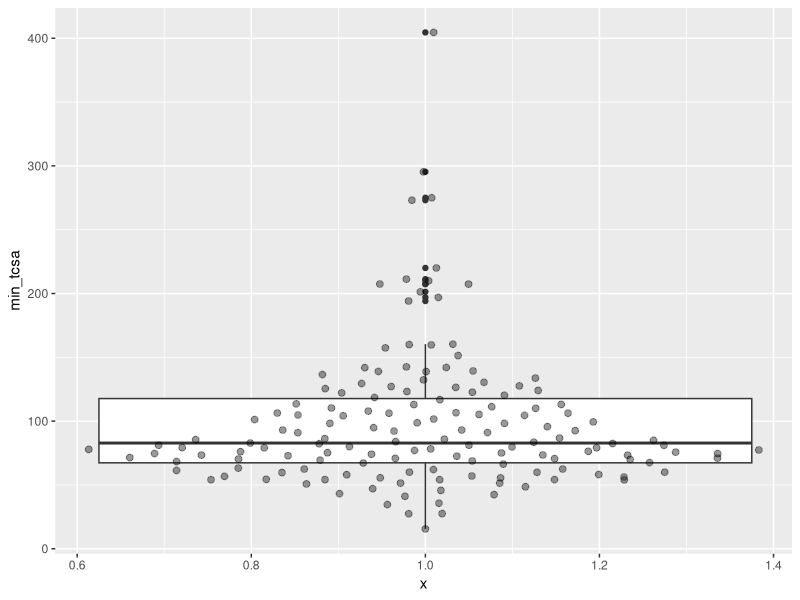
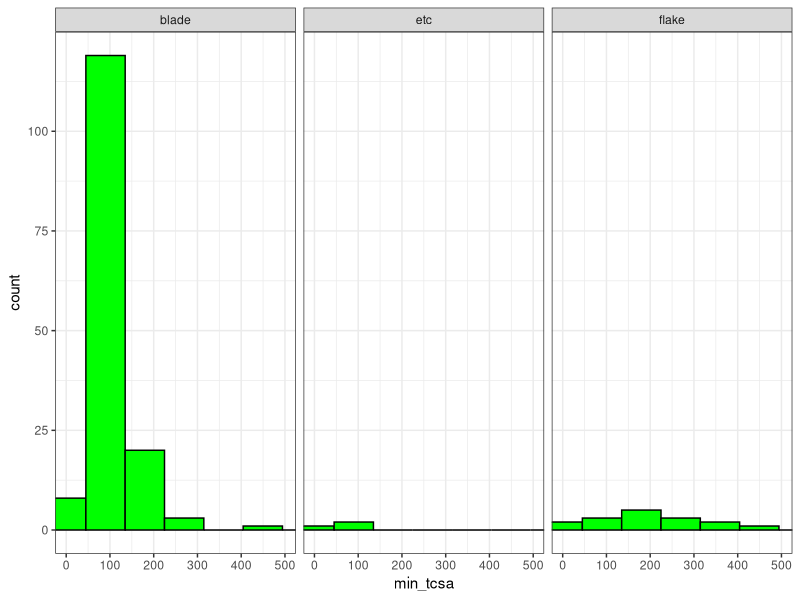
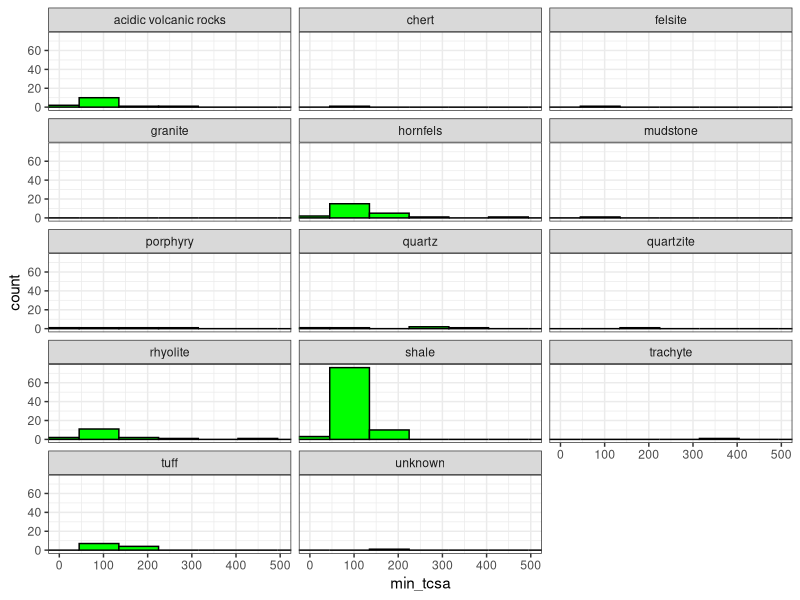
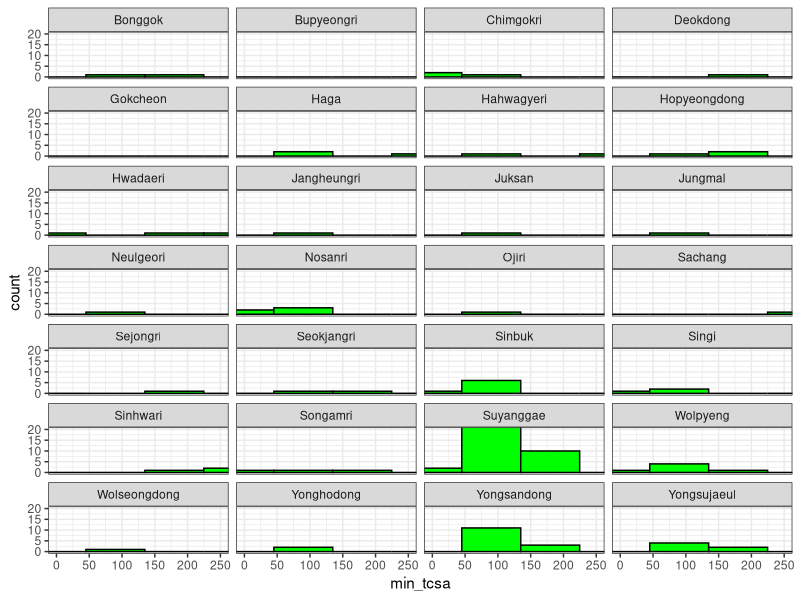

Write R code to recreate these figures, in order.
library(readxl)
library(here)
library(tidyr)
library(dplyr)
library(ggplot2)

mydata <- read_excel(here("analysis/data/raw_data/TCSA_raw_data.xlsx"))

tcsa <- mydata %>%
  mutate(min_tcsa = 0.5 *Width * Thickness) %>%
  mutate(max_tcsa = 0.5 *Length * Thickness) %>%
  mutate(id = row_number())

cv <- function(x, ... ) sd(x, ...) / mean(x, ...) *100

mean(tcsa$min_tcsa)
sd(tcsa$min_tcsa)
cv(tcsa$min_tcsa)

blank_tcsa <-tcsa %>%
  filter(Blank == "blade")

library(ggbeeswarm)
ggplot (blank_tcsa,
        aes(1, min_tcsa)) +
  geom_boxplot() +
  geom_quasirandom(alpha = 0.4,
                   size = 2)

#### histogram for min tcsa
all <- ggplot(tcsa, aes(min_tcsa)) +
  geom_histogram(color="black", fill="green") +
  theme_bw()

#Facet by Blank
all +  facet_wrap(~Blank, ncol = 3) +
  coord_cartesian(xlim = c(0,500))

#Facet by raw materials
all +  facet_wrap(~Raw_material, ncol = 3) +
  coord_cartesian(xlim = c(0,500))

#Facet by site
all +  facet_wrap(~Site_name, ncol = 4) +
      coord_cartesian(xlim = c(0,250), ylim = c(0,20))

#Facet by size class



########figure 5#############
# use two columns for x-axis like Lombard's figure 5 : not applicable for our data
# library(reshape2)
# two_tcsa <- melt(tcsa, id.vars = c("min_tcsa", "max_tcsa"))
#
# ## combine min and max tcsas to one x-axis, and then make min again for y-axis
# two_tcsa <- tcsa %>%
#   pivot_longer(c(min_tcsa, max_tcsa), names_to = "var", values_to = "value") %>%
#   mutate(MIN_tcsa = 0.5 *Width * Thickness)
#
# ggplot(two_tcsa, aes(x = value, y = MIN_tcsa, color = var)) +
#   geom_point(size = 0.5) +
#   coord_cartesian(xlim = c(0,1000), ylim = c(0,1000)) +
#   theme_linedraw()

